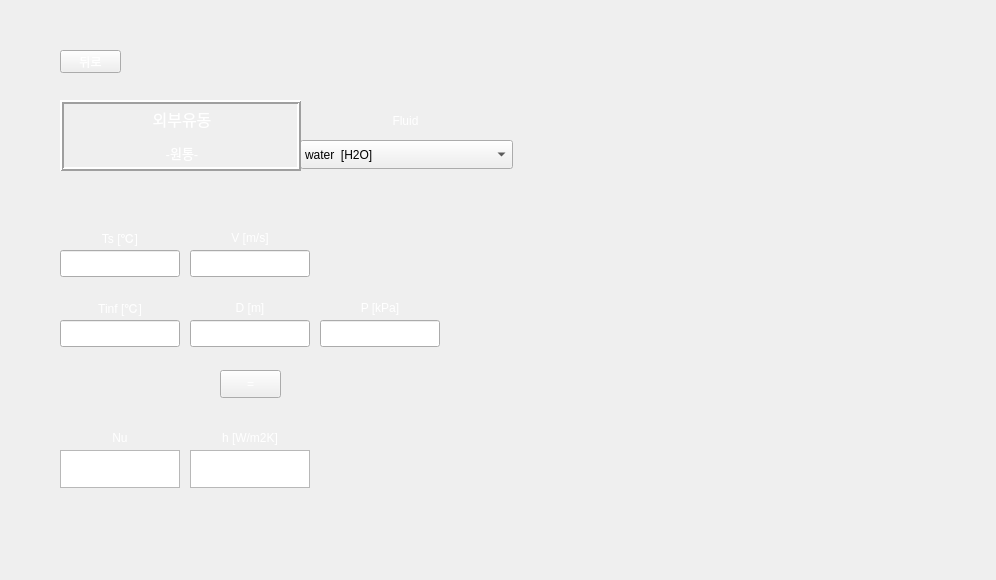
<?xml version="1.0" encoding="UTF-8"?>
<ui version="4.0">
 <class>Form</class>
 <widget class="QWidget" name="Form">
  <property name="geometry">
   <rect>
    <x>0</x>
    <y>0</y>
    <width>996</width>
    <height>580</height>
   </rect>
  </property>
  <property name="minimumSize">
   <size>
    <width>996</width>
    <height>580</height>
   </size>
  </property>
  <property name="maximumSize">
   <size>
    <width>996</width>
    <height>580</height>
   </size>
  </property>
  <property name="windowTitle">
   <string>Form</string>
  </property>
  <property name="styleSheet">
   <string notr="true"/>
  </property>
  <widget class="QPushButton" name="check">
   <property name="geometry">
    <rect>
     <x>220</x>
     <y>370</y>
     <width>61</width>
     <height>28</height>
    </rect>
   </property>
   <property name="styleSheet">
    <string notr="true">QPushButton {
color: qlineargradient(spread:pad, x1:0, y1:1, x2:1, y2:0, stop:0 rgba(255, 255, 255, 255), stop:1 rgba(255, 255, 255, 255));
background-image: url(:/background/버튼2.png);
font: 10pt &quot;맑은 고딕&quot;;
}
QPushButton:hover{
border-image: url(:/background/버튼클릭2.png);
}</string>
   </property>
   <property name="text">
    <string>=</string>
   </property>
  </widget>
  <widget class="QPushButton" name="pushButton">
   <property name="geometry">
    <rect>
     <x>60</x>
     <y>50</y>
     <width>61</width>
     <height>23</height>
    </rect>
   </property>
   <property name="styleSheet">
    <string notr="true">QPushButton {
color: qlineargradient(spread:pad, x1:0, y1:1, x2:1, y2:0, stop:0 rgba(255, 255, 255, 255), stop:1 rgba(255, 255, 255, 255));
background-image: url(:/background/버튼2.png);
font: 10pt &quot;맑은 고딕&quot;;
}
QPushButton:hover{
border-image: url(:/background/버튼클릭2.png);
}</string>
   </property>
   <property name="text">
    <string>뒤로</string>
   </property>
  </widget>
  <widget class="QLabel" name="label_6">
   <property name="geometry">
    <rect>
     <x>535</x>
     <y>35</y>
     <width>421</width>
     <height>511</height>
    </rect>
   </property>
   <property name="styleSheet">
    <string notr="true">image: url(:/background/ex cylinder.PNG);</string>
   </property>
   <property name="text">
    <string/>
   </property>
  </widget>
  <widget class="QLabel" name="label_8">
   <property name="geometry">
    <rect>
     <x>60</x>
     <y>290</y>
     <width>120</width>
     <height>35</height>
    </rect>
   </property>
   <property name="styleSheet">
    <string notr="true">color: qlineargradient(spread:pad, x1:0, y1:1, x2:1, y2:0, stop:0 rgba(255, 255, 255, 255), stop:1 rgba(255, 255, 255, 255));
background-image: url(:/background/버튼2.png);
font: 10pt &quot;맑은 고딕&quot;;</string>
   </property>
   <property name="text">
    <string>Tinf [℃]</string>
   </property>
   <property name="alignment">
    <set>Qt::AlignCenter</set>
   </property>
  </widget>
  <widget class="QLineEdit" name="Tinf">
   <property name="geometry">
    <rect>
     <x>60</x>
     <y>320</y>
     <width>120</width>
     <height>27</height>
    </rect>
   </property>
   <property name="styleSheet">
    <string notr="true">
font: 12pt &quot;맑은 고딕&quot;;</string>
   </property>
  </widget>
  <widget class="QLabel" name="label_2">
   <property name="geometry">
    <rect>
     <x>190</x>
     <y>220</y>
     <width>120</width>
     <height>35</height>
    </rect>
   </property>
   <property name="styleSheet">
    <string notr="true">color: qlineargradient(spread:pad, x1:0, y1:1, x2:1, y2:0, stop:0 rgba(255, 255, 255, 255), stop:1 rgba(255, 255, 255, 255));
background-image: url(:/background/버튼2.png);
font: 10pt &quot;맑은 고딕&quot;;</string>
   </property>
   <property name="text">
    <string>V [m/s]</string>
   </property>
   <property name="alignment">
    <set>Qt::AlignCenter</set>
   </property>
  </widget>
  <widget class="QLineEdit" name="uinf">
   <property name="geometry">
    <rect>
     <x>190</x>
     <y>250</y>
     <width>120</width>
     <height>27</height>
    </rect>
   </property>
   <property name="styleSheet">
    <string notr="true">
font: 12pt &quot;맑은 고딕&quot;;</string>
   </property>
  </widget>
  <widget class="QLabel" name="label_5">
   <property name="geometry">
    <rect>
     <x>300</x>
     <y>102</y>
     <width>211</width>
     <height>38</height>
    </rect>
   </property>
   <property name="styleSheet">
    <string notr="true">color: qlineargradient(spread:pad, x1:0, y1:1, x2:1, y2:0, stop:0 rgba(255, 255, 255, 255), stop:1 rgba(255, 255, 255, 255));
background-image: url(:/background/버튼2.png);
font: 12pt &quot;맑은 고딕&quot;;</string>
   </property>
   <property name="text">
    <string>Fluid</string>
   </property>
   <property name="alignment">
    <set>Qt::AlignCenter</set>
   </property>
  </widget>
  <widget class="QLabel" name="label">
   <property name="geometry">
    <rect>
     <x>60</x>
     <y>220</y>
     <width>120</width>
     <height>35</height>
    </rect>
   </property>
   <property name="styleSheet">
    <string notr="true">color: qlineargradient(spread:pad, x1:0, y1:1, x2:1, y2:0, stop:0 rgba(255, 255, 255, 255), stop:1 rgba(255, 255, 255, 255));
background-image: url(:/background/버튼2.png);
font: 10pt &quot;맑은 고딕&quot;;</string>
   </property>
   <property name="text">
    <string>Ts [℃]</string>
   </property>
   <property name="alignment">
    <set>Qt::AlignCenter</set>
   </property>
  </widget>
  <widget class="QLabel" name="label_3">
   <property name="geometry">
    <rect>
     <x>190</x>
     <y>290</y>
     <width>120</width>
     <height>35</height>
    </rect>
   </property>
   <property name="styleSheet">
    <string notr="true">color: qlineargradient(spread:pad, x1:0, y1:1, x2:1, y2:0, stop:0 rgba(255, 255, 255, 255), stop:1 rgba(255, 255, 255, 255));
background-image: url(:/background/버튼2.png);
font: 10pt &quot;맑은 고딕&quot;;</string>
   </property>
   <property name="text">
    <string>D [m]</string>
   </property>
   <property name="alignment">
    <set>Qt::AlignCenter</set>
   </property>
  </widget>
  <widget class="QLabel" name="label_4">
   <property name="geometry">
    <rect>
     <x>320</x>
     <y>290</y>
     <width>120</width>
     <height>35</height>
    </rect>
   </property>
   <property name="styleSheet">
    <string notr="true">color: qlineargradient(spread:pad, x1:0, y1:1, x2:1, y2:0, stop:0 rgba(255, 255, 255, 255), stop:1 rgba(255, 255, 255, 255));
background-image: url(:/background/버튼2.png);
font: 10pt &quot;맑은 고딕&quot;;</string>
   </property>
   <property name="text">
    <string>P [kPa]</string>
   </property>
   <property name="alignment">
    <set>Qt::AlignCenter</set>
   </property>
  </widget>
  <widget class="QLineEdit" name="Ts">
   <property name="geometry">
    <rect>
     <x>60</x>
     <y>250</y>
     <width>120</width>
     <height>27</height>
    </rect>
   </property>
   <property name="styleSheet">
    <string notr="true">
font: 12pt &quot;맑은 고딕&quot;;</string>
   </property>
  </widget>
  <widget class="QLineEdit" name="D">
   <property name="geometry">
    <rect>
     <x>190</x>
     <y>320</y>
     <width>120</width>
     <height>27</height>
    </rect>
   </property>
   <property name="styleSheet">
    <string notr="true">
font: 12pt &quot;맑은 고딕&quot;;</string>
   </property>
  </widget>
  <widget class="QLineEdit" name="P">
   <property name="geometry">
    <rect>
     <x>320</x>
     <y>320</y>
     <width>120</width>
     <height>27</height>
    </rect>
   </property>
   <property name="styleSheet">
    <string notr="true">
font: 12pt &quot;맑은 고딕&quot;;</string>
   </property>
  </widget>
  <widget class="QLabel" name="label_10">
   <property name="geometry">
    <rect>
     <x>60</x>
     <y>420</y>
     <width>120</width>
     <height>35</height>
    </rect>
   </property>
   <property name="styleSheet">
    <string notr="true">color: qlineargradient(spread:pad, x1:0, y1:1, x2:1, y2:0, stop:0 rgba(255, 255, 255, 255), stop:1 rgba(255, 255, 255, 255));
background-image: url(:/background/버튼2.png);
font: 10pt &quot;맑은 고딕&quot;;</string>
   </property>
   <property name="text">
    <string>Nu</string>
   </property>
   <property name="alignment">
    <set>Qt::AlignCenter</set>
   </property>
  </widget>
  <widget class="QTextBrowser" name="textBrowser">
   <property name="geometry">
    <rect>
     <x>60</x>
     <y>450</y>
     <width>120</width>
     <height>38</height>
    </rect>
   </property>
   <property name="sizePolicy">
    <sizepolicy hsizetype="Fixed" vsizetype="Preferred">
     <horstretch>0</horstretch>
     <verstretch>0</verstretch>
    </sizepolicy>
   </property>
   <property name="maximumSize">
    <size>
     <width>122</width>
     <height>38</height>
    </size>
   </property>
   <property name="styleSheet">
    <string notr="true">
font: 12pt &quot;맑은 고딕&quot;;</string>
   </property>
  </widget>
  <widget class="QLabel" name="label_9">
   <property name="geometry">
    <rect>
     <x>190</x>
     <y>420</y>
     <width>120</width>
     <height>35</height>
    </rect>
   </property>
   <property name="styleSheet">
    <string notr="true">color: qlineargradient(spread:pad, x1:0, y1:1, x2:1, y2:0, stop:0 rgba(255, 255, 255, 255), stop:1 rgba(255, 255, 255, 255));
background-image: url(:/background/버튼2.png);
font: 10pt &quot;맑은 고딕&quot;;</string>
   </property>
   <property name="text">
    <string>h [W/m2K]</string>
   </property>
   <property name="alignment">
    <set>Qt::AlignCenter</set>
   </property>
  </widget>
  <widget class="QTextBrowser" name="textBrowser_2">
   <property name="geometry">
    <rect>
     <x>190</x>
     <y>450</y>
     <width>120</width>
     <height>38</height>
    </rect>
   </property>
   <property name="sizePolicy">
    <sizepolicy hsizetype="Fixed" vsizetype="Preferred">
     <horstretch>0</horstretch>
     <verstretch>0</verstretch>
    </sizepolicy>
   </property>
   <property name="maximumSize">
    <size>
     <width>122</width>
     <height>38</height>
    </size>
   </property>
   <property name="styleSheet">
    <string notr="true">
font: 12pt &quot;맑은 고딕&quot;;</string>
   </property>
  </widget>
  <widget class="QLabel" name="label_7">
   <property name="geometry">
    <rect>
     <x>0</x>
     <y>0</y>
     <width>996</width>
     <height>580</height>
    </rect>
   </property>
   <property name="styleSheet">
    <string notr="true">image: url(:/background/배경2.png);</string>
   </property>
   <property name="text">
    <string/>
   </property>
  </widget>
  <widget class="QLabel" name="label_11">
   <property name="geometry">
    <rect>
     <x>550</x>
     <y>350</y>
     <width>391</width>
     <height>91</height>
    </rect>
   </property>
   <property name="styleSheet">
    <string notr="true">image: url(:/background/ex cylinder-2.PNG);</string>
   </property>
   <property name="text">
    <string/>
   </property>
  </widget>
  <widget class="QComboBox" name="fluid_2">
   <property name="geometry">
    <rect>
     <x>300</x>
     <y>140</y>
     <width>213</width>
     <height>29</height>
    </rect>
   </property>
   <property name="styleSheet">
    <string notr="true">background-image: url(:/background/하얀거.png);
font: 10pt &quot;맑은 고딕&quot;;</string>
   </property>
   <item>
    <property name="text">
     <string>water  [H2O]</string>
    </property>
   </item>
   <item>
    <property name="text">
     <string>air</string>
    </property>
   </item>
   <item>
    <property name="text">
     <string>1-Butene  [C4H8]</string>
    </property>
   </item>
   <item>
    <property name="text">
     <string>Acetone  [C3H6O]</string>
    </property>
   </item>
   <item>
    <property name="text">
     <string>Ammonia  [NH3]</string>
    </property>
   </item>
   <item>
    <property name="text">
     <string>Argon  [Ar]</string>
    </property>
   </item>
   <item>
    <property name="text">
     <string>Benzene  [C6H6]</string>
    </property>
   </item>
   <item>
    <property name="text">
     <string>CarbonDioxide  [CO2]</string>
    </property>
   </item>
   <item>
    <property name="text">
     <string>CarbonMonoxide  [CO]</string>
    </property>
   </item>
   <item>
    <property name="text">
     <string>CarbonylSulfide  [COS]</string>
    </property>
   </item>
   <item>
    <property name="text">
     <string>CycloHexane  [C6H12]</string>
    </property>
   </item>
   <item>
    <property name="text">
     <string>CycloPropane  [C3H6]</string>
    </property>
   </item>
   <item>
    <property name="text">
     <string>Cyclopentane  [C5H10]</string>
    </property>
   </item>
   <item>
    <property name="text">
     <string>D4  [C8H24O4Si4]</string>
    </property>
   </item>
   <item>
    <property name="text">
     <string>D5  [C10H30O5Si5]</string>
    </property>
   </item>
   <item>
    <property name="text">
     <string>D6  [C12H36O6Si6]</string>
    </property>
   </item>
   <item>
    <property name="text">
     <string>Deuterium  [D2]</string>
    </property>
   </item>
   <item>
    <property name="text">
     <string>Dichloroethane  [C2Cl2H4]</string>
    </property>
   </item>
   <item>
    <property name="text">
     <string>DiethylEther  [C4H10O]</string>
    </property>
   </item>
   <item>
    <property name="text">
     <string>DimethylCarbonate  [C3H6O3]</string>
    </property>
   </item>
   <item>
    <property name="text">
     <string>DimethylEther  [C2H6O]</string>
    </property>
   </item>
   <item>
    <property name="text">
     <string>Ethane  [C2H6]</string>
    </property>
   </item>
   <item>
    <property name="text">
     <string>Ethanol  [C2H6O]</string>
    </property>
   </item>
   <item>
    <property name="text">
     <string>EthylBenzene  [C8H10]</string>
    </property>
   </item>
   <item>
    <property name="text">
     <string>Ethylene  [C2H4]</string>
    </property>
   </item>
   <item>
    <property name="text">
     <string>EthyleneOxide  [C2H4O]</string>
    </property>
   </item>
   <item>
    <property name="text">
     <string>Fluorine  [F2]</string>
    </property>
   </item>
   <item>
    <property name="text">
     <string>HFE143m  [C2F3H3O]</string>
    </property>
   </item>
   <item>
    <property name="text">
     <string>HeavyWater  [D2O]</string>
    </property>
   </item>
   <item>
    <property name="text">
     <string>Helium  [He]</string>
    </property>
   </item>
   <item>
    <property name="text">
     <string>Hydrogen  [H2]</string>
    </property>
   </item>
   <item>
    <property name="text">
     <string>HydrogenChloride  [ClH]</string>
    </property>
   </item>
   <item>
    <property name="text">
     <string>HydrogenSulfide  [H2S]</string>
    </property>
   </item>
   <item>
    <property name="text">
     <string>IsoButane  [C4H10]</string>
    </property>
   </item>
   <item>
    <property name="text">
     <string>IsoButene  [C4H8]</string>
    </property>
   </item>
   <item>
    <property name="text">
     <string>Isohexane  [C6H14]</string>
    </property>
   </item>
   <item>
    <property name="text">
     <string>Isopentane  [C5H12]</string>
    </property>
   </item>
   <item>
    <property name="text">
     <string>Krypton  [Kr]</string>
    </property>
   </item>
   <item>
    <property name="text">
     <string>MD2M  [C10H30O3Si4]</string>
    </property>
   </item>
   <item>
    <property name="text">
     <string>MD3M  [C12H36O4Si5]</string>
    </property>
   </item>
   <item>
    <property name="text">
     <string>MD4M  [C14H42O5Si6]</string>
    </property>
   </item>
   <item>
    <property name="text">
     <string>MDM  [C8H24O2Si3]</string>
    </property>
   </item>
   <item>
    <property name="text">
     <string>MM  [C6H18OSi2]</string>
    </property>
   </item>
   <item>
    <property name="text">
     <string>Methane  [CH4]</string>
    </property>
   </item>
   <item>
    <property name="text">
     <string>Methanol  [CH4O]</string>
    </property>
   </item>
   <item>
    <property name="text">
     <string>MethylLinoleate  [C19H34O2]</string>
    </property>
   </item>
   <item>
    <property name="text">
     <string>MethylLinolenate  [C19H32O2]</string>
    </property>
   </item>
   <item>
    <property name="text">
     <string>MethylOleate  [C19H36O2]</string>
    </property>
   </item>
   <item>
    <property name="text">
     <string>MethylPalmitate  [C17H34O2]</string>
    </property>
   </item>
   <item>
    <property name="text">
     <string>MethylStearate  [C19H38O2]</string>
    </property>
   </item>
   <item>
    <property name="text">
     <string>Neon  [Ne]</string>
    </property>
   </item>
   <item>
    <property name="text">
     <string>Neopentane  [C5H12]</string>
    </property>
   </item>
   <item>
    <property name="text">
     <string>Nitrogen  [N2]</string>
    </property>
   </item>
   <item>
    <property name="text">
     <string>NitrousOxide  [N2O]</string>
    </property>
   </item>
   <item>
    <property name="text">
     <string>Novec649  [C6F12O]</string>
    </property>
   </item>
   <item>
    <property name="text">
     <string>OrthoDeuterium</string>
    </property>
   </item>
   <item>
    <property name="text">
     <string>OrthoHydrogen</string>
    </property>
   </item>
   <item>
    <property name="text">
     <string>Oxygen  [O2]</string>
    </property>
   </item>
   <item>
    <property name="text">
     <string>ParaDeuterium</string>
    </property>
   </item>
   <item>
    <property name="text">
     <string>ParaHydrogen</string>
    </property>
   </item>
   <item>
    <property name="text">
     <string>Propylene  [C3H6]</string>
    </property>
   </item>
   <item>
    <property name="text">
     <string>Propyne  [C3H4]</string>
    </property>
   </item>
   <item>
    <property name="text">
     <string>R11</string>
    </property>
   </item>
   <item>
    <property name="text">
     <string>R113</string>
    </property>
   </item>
   <item>
    <property name="text">
     <string>R114</string>
    </property>
   </item>
   <item>
    <property name="text">
     <string>R115</string>
    </property>
   </item>
   <item>
    <property name="text">
     <string>R116</string>
    </property>
   </item>
   <item>
    <property name="text">
     <string>R12</string>
    </property>
   </item>
   <item>
    <property name="text">
     <string>R123</string>
    </property>
   </item>
   <item>
    <property name="text">
     <string>R1233zd(E)</string>
    </property>
   </item>
   <item>
    <property name="text">
     <string>R1234yf</string>
    </property>
   </item>
   <item>
    <property name="text">
     <string>R1234ze(E)</string>
    </property>
   </item>
   <item>
    <property name="text">
     <string>R1234ze(Z)</string>
    </property>
   </item>
   <item>
    <property name="text">
     <string>R124</string>
    </property>
   </item>
   <item>
    <property name="text">
     <string>R1243zf</string>
    </property>
   </item>
   <item>
    <property name="text">
     <string>R125</string>
    </property>
   </item>
   <item>
    <property name="text">
     <string>R13</string>
    </property>
   </item>
   <item>
    <property name="text">
     <string>R134a</string>
    </property>
   </item>
   <item>
    <property name="text">
     <string>R13l1</string>
    </property>
   </item>
   <item>
    <property name="text">
     <string>R14</string>
    </property>
   </item>
   <item>
    <property name="text">
     <string>R141b</string>
    </property>
   </item>
   <item>
    <property name="text">
     <string>R142b</string>
    </property>
   </item>
   <item>
    <property name="text">
     <string>R143a</string>
    </property>
   </item>
   <item>
    <property name="text">
     <string>R152A</string>
    </property>
   </item>
   <item>
    <property name="text">
     <string>R161</string>
    </property>
   </item>
   <item>
    <property name="text">
     <string>R21</string>
    </property>
   </item>
   <item>
    <property name="text">
     <string>R218</string>
    </property>
   </item>
   <item>
    <property name="text">
     <string>R22</string>
    </property>
   </item>
   <item>
    <property name="text">
     <string>R227EA</string>
    </property>
   </item>
   <item>
    <property name="text">
     <string>R23</string>
    </property>
   </item>
   <item>
    <property name="text">
     <string>R236EA</string>
    </property>
   </item>
   <item>
    <property name="text">
     <string>R236FA</string>
    </property>
   </item>
   <item>
    <property name="text">
     <string>R245ca</string>
    </property>
   </item>
   <item>
    <property name="text">
     <string>R245fa</string>
    </property>
   </item>
   <item>
    <property name="text">
     <string>R32</string>
    </property>
   </item>
   <item>
    <property name="text">
     <string>R365MFC</string>
    </property>
   </item>
   <item>
    <property name="text">
     <string>R40</string>
    </property>
   </item>
   <item>
    <property name="text">
     <string>R404A</string>
    </property>
   </item>
   <item>
    <property name="text">
     <string>R407C</string>
    </property>
   </item>
   <item>
    <property name="text">
     <string>R41</string>
    </property>
   </item>
   <item>
    <property name="text">
     <string>R410A</string>
    </property>
   </item>
   <item>
    <property name="text">
     <string>R507A</string>
    </property>
   </item>
   <item>
    <property name="text">
     <string>RC318</string>
    </property>
   </item>
   <item>
    <property name="text">
     <string>SES36</string>
    </property>
   </item>
   <item>
    <property name="text">
     <string>SulfurDioxide  [O2S]</string>
    </property>
   </item>
   <item>
    <property name="text">
     <string>SulfurHexafluoride  [F6S]</string>
    </property>
   </item>
   <item>
    <property name="text">
     <string>Toluene  [C7H8]</string>
    </property>
   </item>
   <item>
    <property name="text">
     <string>Xenon  [Xe]</string>
    </property>
   </item>
   <item>
    <property name="text">
     <string>cis-2-Butene  [C4H8]</string>
    </property>
   </item>
   <item>
    <property name="text">
     <string>m-Xylene  [C8H10]</string>
    </property>
   </item>
   <item>
    <property name="text">
     <string>n-Butane  [C4H10]</string>
    </property>
   </item>
   <item>
    <property name="text">
     <string>n-Decane  [C10H22]</string>
    </property>
   </item>
   <item>
    <property name="text">
     <string>n-Dodecane  [C12H26]</string>
    </property>
   </item>
   <item>
    <property name="text">
     <string>n-Heptane  [C7H16]</string>
    </property>
   </item>
   <item>
    <property name="text">
     <string>n-Hexane  [C6H14]</string>
    </property>
   </item>
   <item>
    <property name="text">
     <string>n-Nonane  [C9H20]</string>
    </property>
   </item>
   <item>
    <property name="text">
     <string>n-Octane  [C8H18]</string>
    </property>
   </item>
   <item>
    <property name="text">
     <string>n-Pentane  [C5H12]</string>
    </property>
   </item>
   <item>
    <property name="text">
     <string>n-Propane  [C3H8]</string>
    </property>
   </item>
   <item>
    <property name="text">
     <string>n-Undecane  [C11H24]</string>
    </property>
   </item>
   <item>
    <property name="text">
     <string>o-Xylene  [C8H10]</string>
    </property>
   </item>
   <item>
    <property name="text">
     <string>p-Xylene  [C8H10]</string>
    </property>
   </item>
   <item>
    <property name="text">
     <string>trans-2-Butene  [C4H8]</string>
    </property>
   </item>
  </widget>
  <widget class="QLabel" name="label_12">
   <property name="geometry">
    <rect>
     <x>60</x>
     <y>100</y>
     <width>241</width>
     <height>71</height>
    </rect>
   </property>
   <property name="styleSheet">
    <string notr="true">font: 10pt &quot;맑은 고딕&quot;;
color: rgb(255, 255, 255);
background-image: url(:/background/버튼2.png);</string>
   </property>
   <property name="frameShape">
    <enum>QFrame::Box</enum>
   </property>
   <property name="frameShadow">
    <enum>QFrame::Raised</enum>
   </property>
   <property name="lineWidth">
    <number>2</number>
   </property>
   <property name="text">
    <string>&lt;!DOCTYPE HTML PUBLIC &quot;-//W3C//DTD HTML 4.0//EN&quot; &quot;http://www.w3.org/TR/REC-html40/strict.dtd&quot;&gt;
&lt;html&gt;&lt;head&gt;&lt;meta name=&quot;qrichtext&quot; content=&quot;1&quot; /&gt;&lt;style type=&quot;text/css&quot;&gt;
p, li { white-space: pre-wrap; }
&lt;/style&gt;&lt;/head&gt;&lt;body style=&quot; font-family:'맑은 고딕'; font-size:10pt; font-weight:400; font-style:normal;&quot;&gt;
&lt;p align=&quot;center&quot; style=&quot; margin-top:12px; margin-bottom:12px; margin-left:0px; margin-right:0px; -qt-block-indent:0; text-indent:0px;&quot;&gt;&lt;span style=&quot; font-size:12pt;&quot;&gt;외부유동&lt;/span&gt;&lt;/p&gt;
&lt;p align=&quot;center&quot; style=&quot; margin-top:12px; margin-bottom:12px; margin-left:0px; margin-right:0px; -qt-block-indent:0; text-indent:0px;&quot;&gt;-원통-&lt;/p&gt;&lt;/body&gt;&lt;/html&gt;</string>
   </property>
   <property name="buddy">
    <cstring>pushButton</cstring>
   </property>
  </widget>
  <zorder>label_7</zorder>
  <zorder>check</zorder>
  <zorder>pushButton</zorder>
  <zorder>label_6</zorder>
  <zorder>label_8</zorder>
  <zorder>Tinf</zorder>
  <zorder>label_2</zorder>
  <zorder>uinf</zorder>
  <zorder>label_5</zorder>
  <zorder>label</zorder>
  <zorder>label_3</zorder>
  <zorder>label_4</zorder>
  <zorder>Ts</zorder>
  <zorder>D</zorder>
  <zorder>P</zorder>
  <zorder>textBrowser</zorder>
  <zorder>textBrowser_2</zorder>
  <zorder>label_11</zorder>
  <zorder>fluid_2</zorder>
  <zorder>label_12</zorder>
  <zorder>label_9</zorder>
  <zorder>label_10</zorder>
 </widget>
 <resources>
  <include location="../resource/resources.qrc"/>
 </resources>
 <connections/>
</ui>
